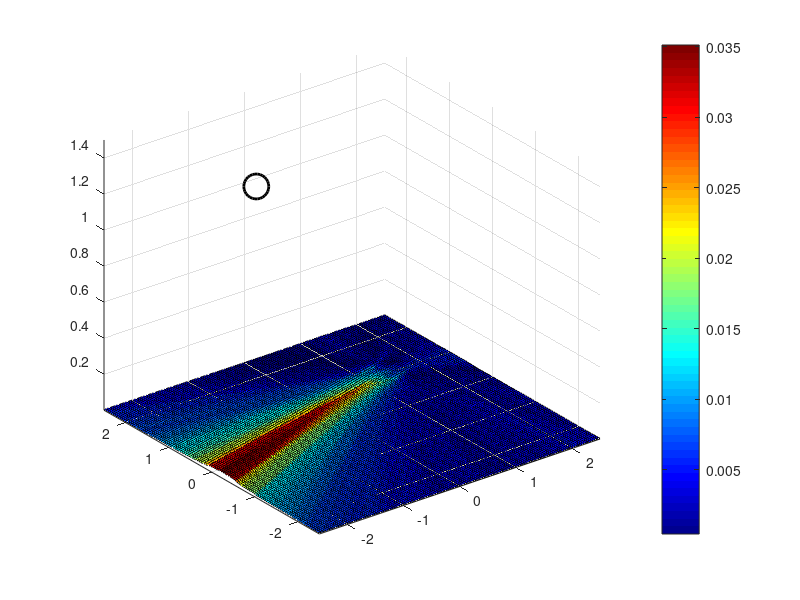

Source code (MATLAB): (Note: this script raises an error after producing the figure.)
clear;    
load('testdata.mat');

%%%% Average of image points
imavg = im{1};
for aa = 2:vars.N
    imavg = imavg + im{aa};
end
imavg = imavg./vars.N;

%%%% Minimum of image points
immin = im{1};
for aa = 2:vars.N
    immin = min(immin,im{aa});
end

%%%% Maximum of image points
immax = im{1};
for aa = 2:vars.N
    immax = max(immax,im{aa});
end
    
% Set common scale for plots
maximums(1) = max(imavg(:));
maximums(2) = max(immin(:));
maximums(3) = max(immax(:));
zmax = max(maximums);

minimums(1) = min(imavg(:));
minimums(2) = min(immin(:));
minimums(3) = min(immax(:));
zmin = min(minimums);

%%%% Plot
figure(2);
h = surf(vars.gridax{1},vars.gridax{2}, imavg);
peakVal = max(max(im{aa})); % Used to test convergence
colormap(jet); colorbar; axis('xy');
axis([vars.froom(1,1)-.25, vars.froom(1,2)+.25, vars.froom(2,1)-.25, vars.froom(2,2)+.25]);
hold on;
%  Mark coherenet noise positions
%       plot(sigposn(1,:),sigposn(2,:),'xb','MarkerSize', 18,'LineWidth', 2);  %  Coherent noise
%  Mark actual target positions  
sourceplot = plot3(vars.sigpos(1,:),vars.sigpos(2,:),ones(vars.sigtot)*1.5,'ok', 'MarkerSize', 18,'LineWidth', 2);
axis('tight');

for iii = 1:localvars.value{2} % Label Platform numbers
    vars.platcenters{aa}(iii,:) = mjs_platform(iii).getCenter();
    platlabs{aa}(iii) = plot3(vars.platcenters{aa}(iii,1),vars.platcenters{aa}(iii,2),vars.platcenters{aa}(iii,3),'sr','MarkerSize', 12,'LineWidth',2);
end

    % Draw Room walls
plot([vars.vn(1,:), vars.vn(1,1)],[vars.vn(2,:), vars.vn(2,1)],'k--')
% Label Plot
xlabel('Xaxis Meters')
ylabel('Yaxis Meters')
title({['SRP Average image (Clusters centered at squares,'],[' Target in circle)']} )
hold off
limits = axis;
caxis([zmin zmax]);
axis([limits(1:4),zmin, 1.8]);
view(2);

%%%% Plot
figure(3);
h = surf(vars.gridax{1},vars.gridax{2}, immin);
peakVal = max(max(im{aa})); % Used to test convergence
colormap(jet); colorbar; axis('xy');
axis([vars.froom(1,1)-.25, vars.froom(1,2)+.25, vars.froom(2,1)-.25, vars.froom(2,2)+.25]);
hold on;
%  Mark coherenet noise positions
%       plot(sigposn(1,:),sigposn(2,:),'xb','MarkerSize', 18,'LineWidth', 2);  %  Coherent noise
%  Mark actual target positions  
sourceplot = plot3(vars.sigpos(1,:),vars.sigpos(2,:),ones(vars.sigtot)*1.5,'ok', 'MarkerSize', 18,'LineWidth', 2);
axis('tight');

for iii = 1:localvars.value{2} % Label Platform numbers
    vars.platcenters{aa}(iii,:) = mjs_platform(iii).getCenter();
    platlabs{aa}(iii) = plot3(vars.platcenters{aa}(iii,1),vars.platcenters{aa}(iii,2),vars.platcenters{aa}(iii,3),'sr','MarkerSize', 12,'LineWidth',2);
end

    % Draw Room walls
plot([vars.vn(1,:), vars.vn(1,1)],[vars.vn(2,:), vars.vn(2,1)],'k--')
% Label Plot
xlabel('Xaxis Meters')
ylabel('Yaxis Meters')
title({['SRP Minimum image (Clusters centered at squares,'],[' Target in circle)']} )
hold off   
limits = axis;
caxis([zmin zmax]);
axis([limits(1:4),zmin, 1.8]);
view(2);

%%%% Plot
figure(4);
h = surf(vars.gridax{1},vars.gridax{2}, immax);
colormap(jet); colorbar; axis('xy');
axis([vars.froom(1,1)-.25, vars.froom(1,2)+.25, vars.froom(2,1)-.25, vars.froom(2,2)+.25]);
hold on;
%  Mark coherenet noise positions
%       plot(sigposn(1,:),sigposn(2,:),'xb','MarkerSize', 18,'LineWidth', 2);  %  Coherent noise
%  Mark actual target positions  
sourceplot = plot3(vars.sigpos(1,:),vars.sigpos(2,:),ones(vars.sigtot)*1.5,'ok', 'MarkerSize', 18,'LineWidth', 2);
axis('tight');

for iii = 1:localvars.value{2} % Label Platform numbers
    vars.platcenters{aa}(iii,:) = mjs_platform(iii).getCenter();
    platlabs{aa}(iii) = plot3(vars.platcenters{aa}(iii,1),vars.platcenters{aa}(iii,2),vars.platcenters{aa}(iii,3),'sr','MarkerSize', 12,'LineWidth',2);
end

    % Draw Room walls
plot([vars.vn(1,:), vars.vn(1,1)],[vars.vn(2,:), vars.vn(2,1)],'k--')
% Label Plot
xlabel('Xaxis Meters')
ylabel('Yaxis Meters')
title({['SRP Maximum image (Clusters centered at squares,'],[' Target in circle)']} )
hold off    
limits = axis;
caxis([zmin zmax]);
axis([limits(1:4),zmin, 1.8]);
view(2);